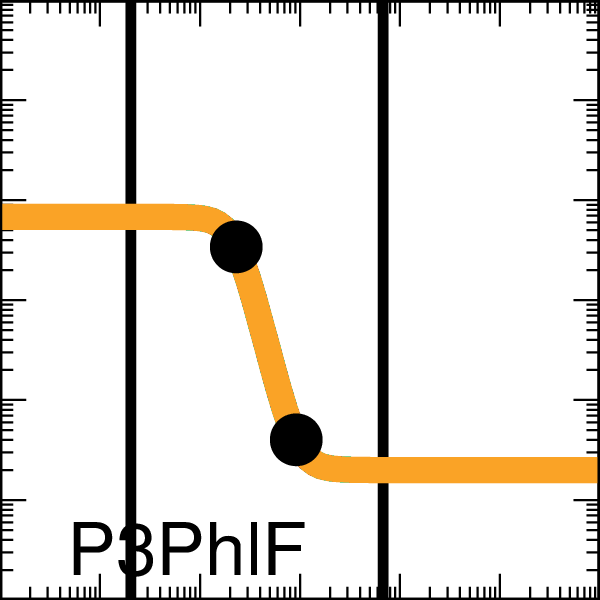

Source code (gnuplot):

set output "demo_FixedGatesDigital0xFE_005_A000_xfer_model_P3_PhlF.eps"
set terminal postscript eps enhanced color "Helvetica, 35" size 2,2
set logscale x
set logscale y
set lmargin screen 0.0
set rmargin screen 1.0
set tmargin screen 1.0
set bmargin screen 0.0
set size ratio 1.0
set border linewidth 2
set tics scale 2
set mxtics 10
set mytics 10
set key bottom left
set key samplen -1
set xrange [0.001:1000.0]
set yrange [0.001:1000.0]
set format y "10^{%L}"    
set format x "10^{%L}"    
set format x ""    
set xlabel '11101110'
set arrow from 0.02035163126788547,0.001 to 0.02035163126788547,1000.0 nohead lw 10 lt 2 lc rgb '#000000'
set arrow from 6.7997614863725575,0.001 to 6.7997614863725575,1000.0 nohead lw 10 lt 2 lc rgb '#000000'
ymin = 0.02
ymax = 6.8
K = 0.23
n = 4.2
set dummy x

plot ymin+(ymax-ymin)/(1.0+(x/K)**n) lw 25 lc rgb '#F9A427' title 'P3PhlF',\
 "<echo '1 2'" using (0.230323307):(3.400000001301316)  with points pt 7 ps 4 lc rgb 'black' notitle,\
 "<echo '1 2'" using (0.920133536):(0.04000000004283734)  with points pt 7 ps 4 lc rgb 'black' notitle
